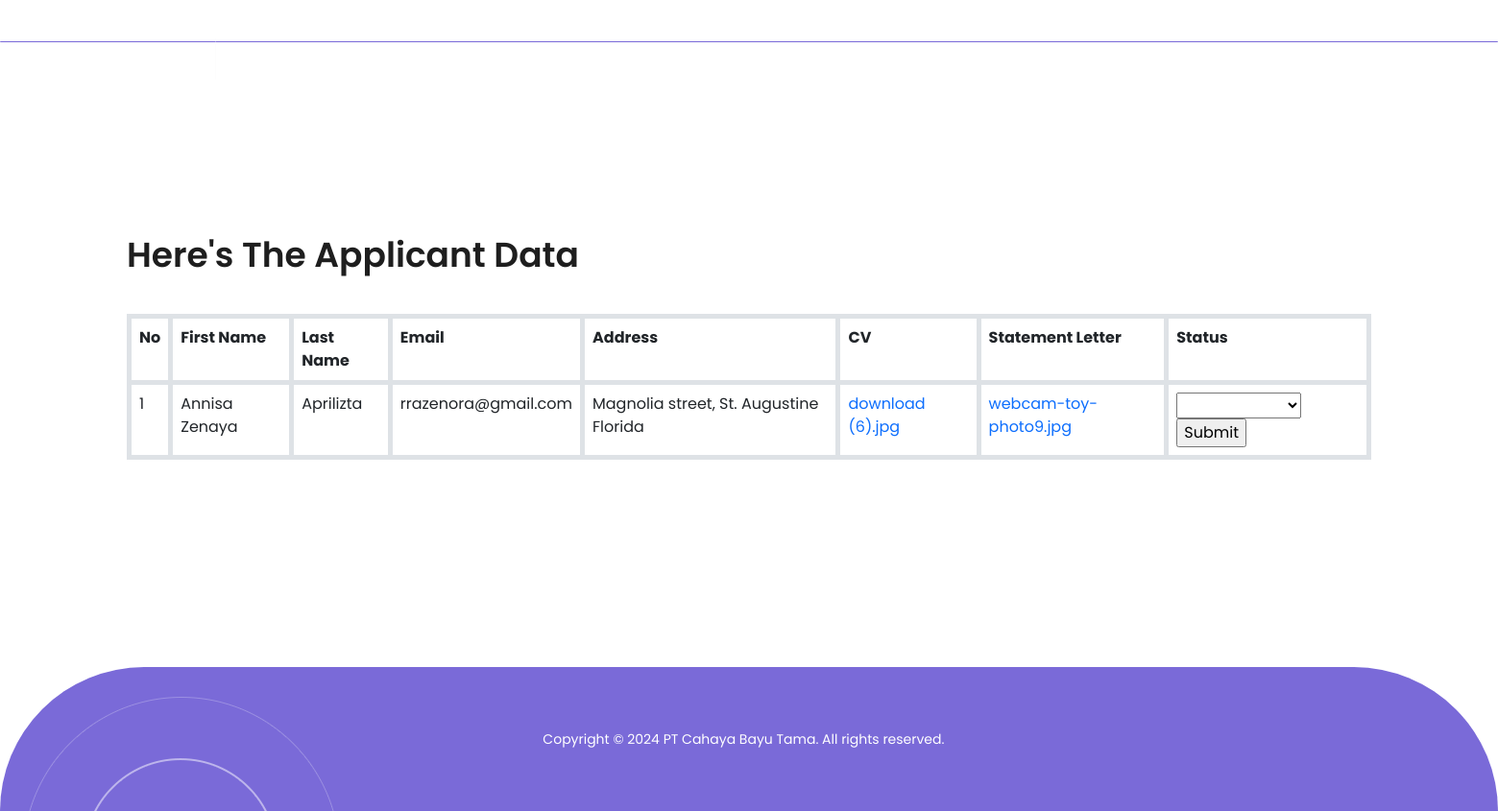
Page /applicant.php on the committed database.
### tables this page shows
CREATE TABLE `worker` (
  `id` int(11) NOT NULL,
  `firstname` varchar(255) NOT NULL,
  `lastname` varchar(255) NOT NULL,
  `email` varchar(255) NOT NULL,
  `address` varchar(255) NOT NULL,
  `about` text NOT NULL,
  `cv` blob NOT NULL,
  `suratpernyataan` blob NOT NULL
);

### applicant.php (the view, shortened to what this page needs)
<!DOCTYPE html>
<html lang="en">
  <head>
    <link href="vendor/bootstrap/css/bootstrap.min.css" rel="stylesheet">
    <link rel="stylesheet" href="assets/css/fontawesome.css">
    <link rel="stylesheet" href="assets/css/admin.css">
    <link rel="stylesheet" href="assets/css/owl.css">
    <link rel="stylesheet" href="assets/css/animate.css">
    <link rel="stylesheet"href="https://unpkg.com/swiper@7/swiper-bundle.min.css"/>
  </head>
<body>
  <header class="header-area header-sticky">
    <div class="container">
        <div class="row">
            <div class="col-12">
                <nav class="main-nav">
                    <a href="homeadmin.php" class="logo">
                        <h1>CBT</h1>
                    </a>
                    <ul class="nav">
                      <li class="scroll-to-section"><a href="homeadmin.php">Home</a></li>
                      <li class="scroll-to-section"><a href="logout.php">Log Out</a></li>
                  </ul>
                </nav>
            </div>
        </div>
    </div>
  </header>
  <div class="main-banner" id="top">
    <div class="container">
      <div class="row">
        <div class="col-lg-12">
          <div class="owl-carousel owl-banner">
          </div>
        </div>
      </div>
    </div>
  </div>
  <div class="contact-us section" id="contact">
    <div class="container">
          <div class="section-heading" style="margin-top: 70px">
            <h2>Here's the Applicant Data</h2>
            <br>
          </div>
    <div >
        <table class="container-sm table table-bordered border border-5 border-black">
            <tr class="fw-bold">
                <td >No</td>
                <td >First Name</td>
                <td >Last Name</td>
                <td >Email</td>
                <td >Address</td>
                <td >CV</td>
                <td >Statement Letter</td>
                <td>Status</td>
            </tr>
            <?php
                include 'connect.php';
                $query = mysqli_query($konek, "SELECT * FROM worker");
                $no = 1;
                while ($data=mysqli_fetch_array($query))
            { ?>
            <tr>
                <td><?php echo $no;?></td>
                <td><?php echo $data['firstname'];?></td>
                <td><?php echo $data['lastname'];?></td>
                <td><?php echo $data['email'];?></td>
                <td><?php echo $data['address'];?></td>
                <td><?php echo "<a href='unduh.php?id=" . $data['id'] . "'>" . $data['cv'] . "</a>";?></td>
                <td><?php echo "<a href='download.php?id=" . $data['id'] . "'>" . $data['suratpernyataan'] . "</a>";?></td>
                <td>
                <form method="post">
                    <select id="status" name="status">
                        <option value=" "></option>
                        <option value="under_review">Under Review</option>
                    </select>
                    <input type="submit" name="submit" value="Submit">
                  </form>
                </td>
            </tr>
            <?php $no++;}
            ?>
        </table>
    </div>
      </div>
    </div>
  <footer>
    <div class="container">
      <div class="col-lg-12">
        <p>Copyright © 2024 PT Cahaya Bayu Tama. All rights reserved.&nbsp;&nbsp;&nbsp;
    </div>
  </footer>
  </body>
</html>

### assets/css/admin.css (style rules this page uses)
html, body, div, span, applet, object, iframe, h1, h2, h3, h4, h5, h6, p, blockquote, div pre, a, abbr, acronym, address, big, cite, code, del, dfn, em, font, img, ins, kbd, q, s, samp, small, strike, strong, sub, sup, tt, var, b, u, i, center, dl, dt, dd, ol, ul, li, figure, header, nav, section, article, aside, footer, figcaption { margin: 0; padding: 0; border: 0; outline: 0; }
ul, li { padding: 0; margin: 0; list-style: none; }
header, nav, section, article, aside, footer, hgroup { display: block; }
* { box-sizing: border-box; }
html, body { font-family: 'Poppins', sans-serif; -ms-text-size-adjust: 100%; -webkit-font-smoothing: antialiased; -moz-osx-font-smoothing: grayscale; }
a { text-decoration: none !important; }
h1, h2, h3, h4, h5, h6 { color: #1e1e1e; margin-top: 0px; margin-bottom: 0px; font-weight: 700; }
ul { margin-bottom: 0px; }
p { font-size: 14px; line-height: 28px; color: #4a4a4a; }
html, body { font-family: 'Poppins', sans-serif; }
.section { padding-top: 30px; margin-top: 120px; }
.section-heading { margin-bottom: 40px; }
.section-heading h2 { font-size: 36px; font-weight: 600; text-transform: capitalize; margin: 15px 0; line-height: 44px; }
.header-area { position: sticky; top: 40px; left: 0; right: 0; z-index: 100; -webkit-transition: all .5s ease 0s; -moz-transition: all .5s ease 0s; -o-transition: all .5s ease 0s; transition: all .5s ease 0s; }
.header-area .main-nav { background: transparent; display: flex; }
.header-area .main-nav .logo { -webkit-transition: all 0.3s ease 0s; -moz-transition: all 0.3s ease 0s; -o-transition: all 0.3s ease 0s; transition: all 0.3s ease 0s; display: inline-block; }
.header-area .main-nav .logo h1 { font-size: 36px; text-transform: uppercase; color: #fff; font-weight: 600; margin-right: 20px; padding-right: 20px; border-right: 1px solid rgba(250, 250, 250, 0.3); }
.header-area .main-nav ul.nav { border-radius: 0px 0px 25px 25px; flex-basis: 100%; margin-right: 0px; justify-content: right; -webkit-transition: all 0.3s ease 0s; -moz-transition: all 0.3s ease 0s; -o-transition: all 0.3s ease 0s; transition: all 0.3s ease 0s; position: sty; z-index: 999; }
.header-area .main-nav .nav li:last-child { padding-right: 0px; }
.header-area .main-nav .nav li { padding-left: 5px; padding-right: 5px; height: 40px; line-height: 40px; }
.header-area .main-nav .nav li a { display: block; padding-left: 20px; padding-right: 20px; border-radius: 20px; font-weight: 300; font-size: 14px; height: 40px; line-height: 40px; text-transform: capitalize; color: #fff; -webkit-transition: all 0.4s ease 0s; -moz-transition: all 0.4s ease 0s; -o-transition: all 0.4s ease 0s; transition: all 0.4s ease 0s; border: transparent; letter-spacing: .25px; }
.main-banner { background-color: #7a6ad8; border-radius: 0px 0px 25px 25px; background-position: right bottom; background-repeat: no-repeat; background-size: cover; padding: 0px 0px 0px 0px; }
.contact-us { margin-top: 80px; position: relative; padding: 50px 0px; }
.contact-us:before { position: absolute; top: 0; bottom: 0; left: 0; z-index: -1; width: 65%; height: 100%; background-color: transparent; content: ''; border-top-right-radius: 500px; border-bottom-right-radius: 500px; }
.contact-us .section-heading { margin-right: -7000px; margin-bottom: 0px; }
footer { margin-top: 150px; position: relative; background-color: #7a6ad8; vertical-align: middle; min-height: 150px; border-radius: 150px 150px 0px 0px; }
footer p { text-align: center; line-height: 150px; color: #fff; font-weight: 400; }
footer::before { background: url(../images/contact-dec-01.png); position: absolute; left: 30px; transform: rotate(180deg); opacity: 1; bottom: 0; width: 318px; height: 119px; content: ''; z-index: 2; }
body { overflow-x: hidden; }

### rows in the picture
worker: firstname "Annisa Zenaya", lastname "Aprilizta", email "rrazenora@gmail.com", address "Magnolia street, St. Augustine Florida", cv "download (6).jpg", suratpernyataan "webcam-toy-photo9.jpg"
